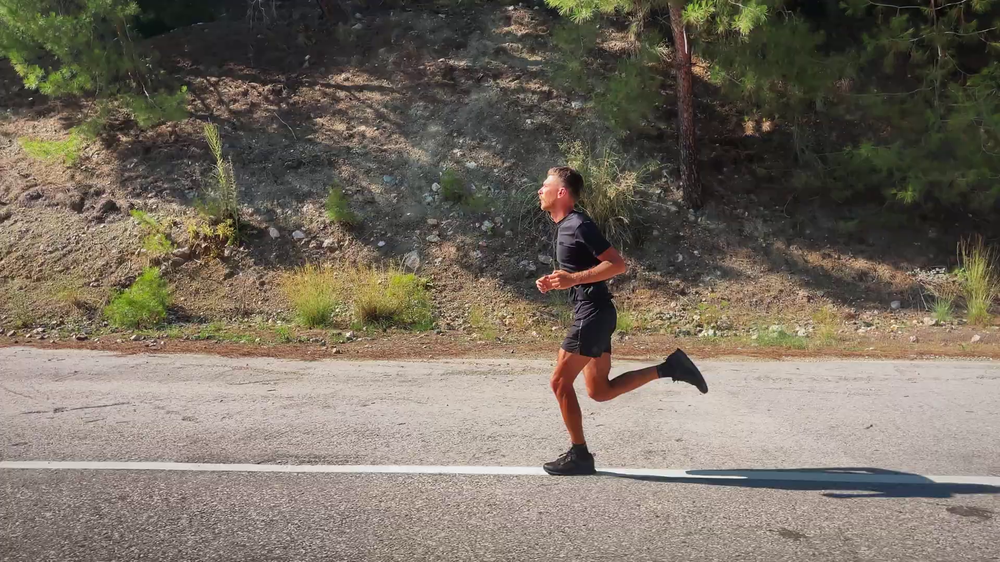
#> input picture running.png, 1000 x 562 px, shrunk from 1920 x 1080 before the run
$ python MMZ.py
#> lines starting #> are read from the running program, lines starting #| are printed output that depends on the picture
import cv2
import numpy as np


class BlurDetector(object):

    def __init__(self):
        self.dct_threshold = 8.0
        self.max_hist = 0.1
        self.hist_weight = np.array([8, 7, 6, 5, 4, 3, 2, 1,
                                     7, 8, 7, 6, 5, 4, 3, 2,
                                     6, 7, 8, 7, 6, 5, 4, 3,
                                     5, 6, 7, 8, 7, 6, 5, 4,
                                     4, 5, 6, 7, 8, 7, 6, 5,
                                     3, 4, 5, 6, 7, 8, 7, 6,
                                     2, 3, 4, 5, 6, 7, 8, 7,
                                     1, 2, 3, 4, 5, 6, 7, 8
                                     ]).reshape(8, 8)
        self.weight_total = 344.0

    def check_image_size(self, image, block_size=8):

        result = True
        height, width = image.shape[:2]
        _y = height % block_size
        _x = width % block_size

        pad_x = pad_y = 0

        if _y != 0:
            pad_y = block_size - _y
            result = False
        if _x != 0:
            pad_x = block_size - _x
            result = False

        image = cv2.copyMakeBorder(
            image, 0, pad_y, 0, pad_x, cv2.BORDER_REPLICATE)

        return result, image

    def get_blurness(self, image, block_size=8):


        hist = np.zeros((block_size, block_size), dtype=int)

        # Only the illumination is considered in blur.
        if len(image.shape) > 2:
            image = cv2.cvtColor(image, cv2.COLOR_BGR2GRAY)
        cv2.imshow('result', image)
        cv2.waitKey(0)
        cv2.destroyAllWindows()

        # Split the image into patches and do DCT on the image patch.
        height, width = image.shape
        round_v = int(height / block_size)
        round_h = int(width / block_size)
        for v in range(round_v):
            for h in range(round_h):
                v_start = v * block_size
                v_end = v_start + block_size
                h_start = h * block_size
                h_end = h_start + block_size

                image_patch = image[v_start:v_end, h_start:h_end]
                image_patch = np.float32(image_patch)
                patch_spectrum = cv2.dct(image_patch)
                patch_none_zero = np.abs(patch_spectrum) > self.dct_threshold
                hist += patch_none_zero.astype(int)

        _blur = hist < self.max_hist * hist[0, 0]
        _blur = (np.multiply(_blur.astype(int), self.hist_weight)).sum()
        return _blur/self.weight_total


if __name__ == "__main__":
    bd = BlurDetector()
    image = cv2.imread('running.png')
#> image is the input picture: shape (562, 1000, 3); mean B, G, R 96.8, 109.1, 118.2
    if image is None:
        print('Image file is not exist!')
    else:
        gray = cv2.cvtColor(image, cv2.COLOR_BGR2GRAY)
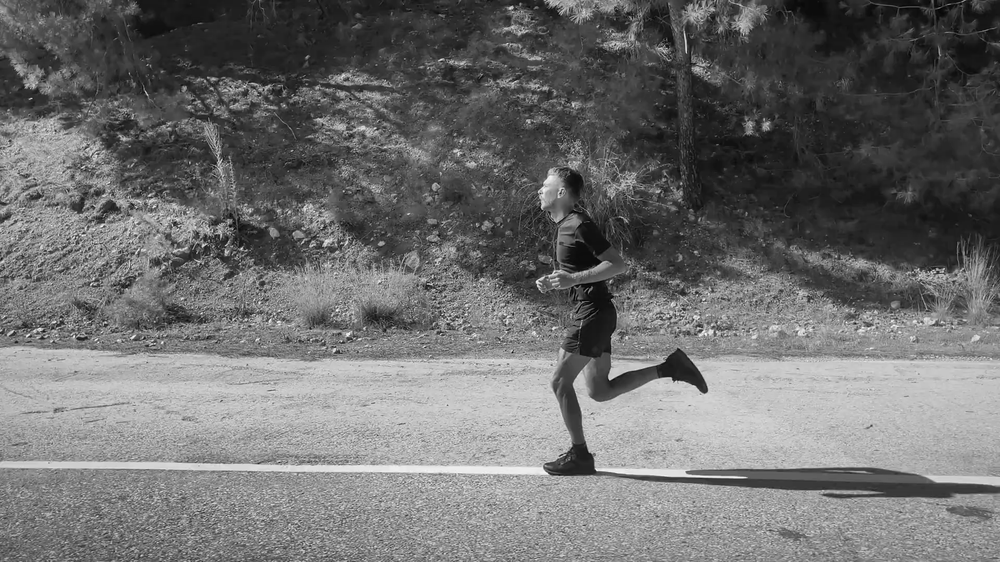
#> gray: shape (562, 1000); min 0, max 254, mean 110.4
        result, image = bd.check_image_size(gray)
#> in check_image_size, `image = cv2.copyMakeBorder( image, 0, pad_y, 0, pad_x, cv2.BORDER_REPL..`:
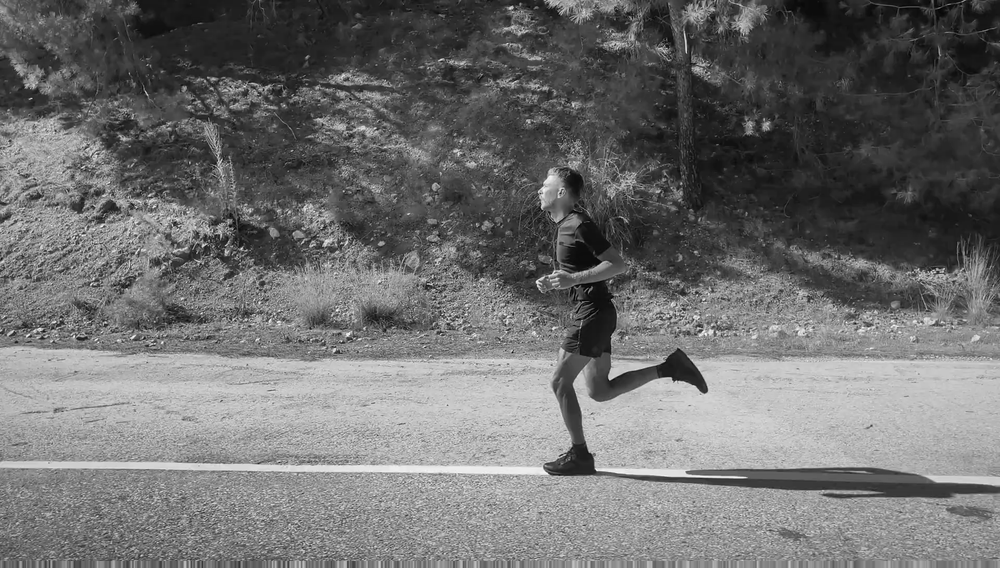
#> image: shape (568, 1000); min 0, max 254, mean 110.5
#> result = False
        blur = bd.get_blurness(image)
#> blur = 0.0233
        print("Blurness: {:.4f}".format(blur))
#| Blurness: 0.0233

        blur33 = cv2.blur(image, (3, 3))
        blur = bd.get_blurness(blur33)
#> blur = 0.616
        print("Blurness: {:.4f}".format(blur))
#| Blurness: 0.6163

        blur55 = cv2.blur(image, (5, 5))
        blur = bd.get_blurness(blur55)
#> blur = 0.773
        print("Blurness: {:.4f}".format(blur))
#| Blurness: 0.7733

        blur77 = cv2.blur(image, (7, 7))
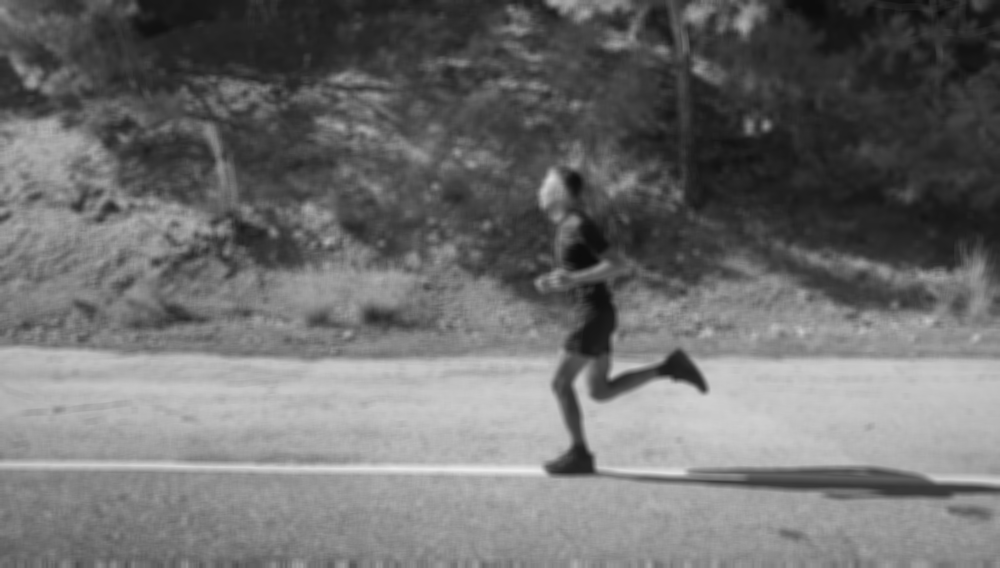
#> blur77: shape (568, 1000); min 11, max 236, mean 110.6
        blur = bd.get_blurness(blur77)
#> blur = 0.823
        print("Blurness: {:.4f}".format(blur))
#| Blurness: 0.8227

        gaussian33 = cv2.GaussianBlur(image, (3, 3), 0)
        blur = bd.get_blurness(gaussian33)
#> blur = 0.529
        print("Blurness: {:.4f}".format(blur))
#| Blurness: 0.5291

        gaussian55 = cv2.GaussianBlur(image, (5, 5), 0)
        blur = bd.get_blurness(gaussian55)
#> blur = 0.672
        print("Blurness: {:.4f}".format(blur))
#| Blurness: 0.6715

        gaussian77 = cv2.GaussianBlur(image, (7, 7), 0)
        blur = bd.get_blurness(gaussian77)
        print("Blurness: {:.4f}".format(blur))

        median33 = cv2.medianBlur(image, 3)
        blur = bd.get_blurness(median33)
        print("Blurness: {:.4f}".format(blur))

        median55 = cv2.medianBlur(image, 5)
        blur = bd.get_blurness(median55)
        print("Blurness: {:.4f}".format(blur))

        median77 = cv2.medianBlur(image, 7)
        blur = bd.get_blurness(median77)
        print("Blurness: {:.4f}".format(blur))

        bilateral33 = cv2.bilateralFilter(image, 5, 21, 21)
        blur = bd.get_blurness(bilateral33)
        print("Blurness: {:.4f}".format(blur))

        bilateral55 = cv2.bilateralFilter(image, 7, 31, 31)
        blur = bd.get_blurness(bilateral55)
        print("Blurness: {:.4f}".format(blur))

        bilateral77 = cv2.bilateralFilter(image, 9, 41, 41)
        blur = bd.get_blurness(bilateral77)
        print("Blurness: {:.4f}".format(blur))

$ run again, with rgb.jpg saved as running.png
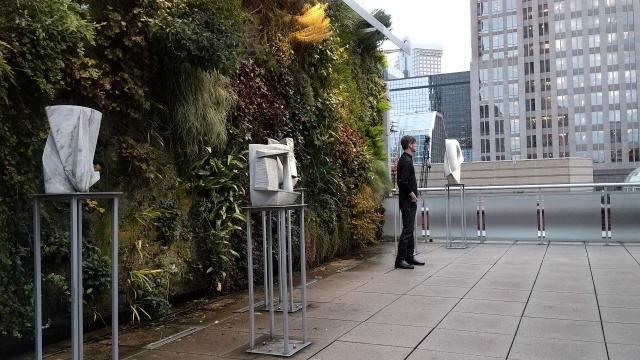
#> input picture rgb.jpg, 640 x 360 px
#> image is the input picture: shape (360, 640, 3); mean B, G, R 92.5, 98, 99.7
#> result = True
#> `blur = bd.get_blurness(image)`: blur = 0
#| Blurness: 0.0000
#> `blur33 = cv2.blur(image, (3, 3))`:
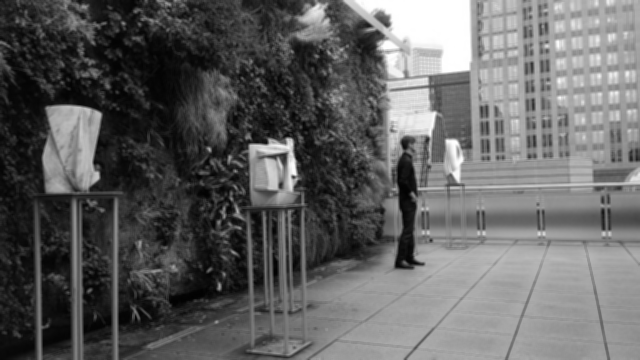
#> blur33: shape (360, 640); min 1, max 255, mean 97.9
#> `blur = bd.get_blurness(blur33)`: blur = 0.622
#| Blurness: 0.6221
#> `blur = bd.get_blurness(blur55)`: blur = 0.762
#| Blurness: 0.7616
#> `blur77 = cv2.blur(image, (7, 7))`:
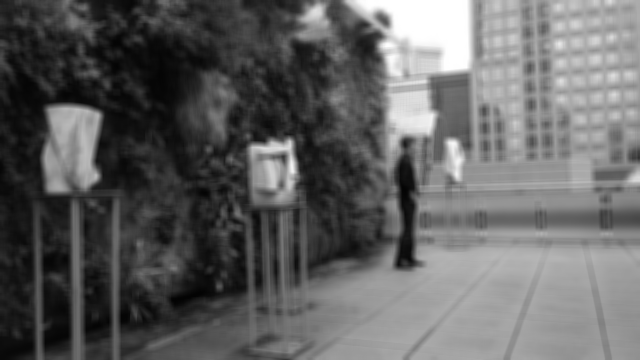
#> blur77: shape (360, 640); min 3, max 255, mean 97.9
#> `blur = bd.get_blurness(blur77)`: blur = 0.797
#| Blurness: 0.7965
#> `blur = bd.get_blurness(gaussian33)`: blur = 0.561
#| Blurness: 0.5610
#> `blur = bd.get_blurness(gaussian55)`: blur = 0.657
#| Blurness: 0.6570
